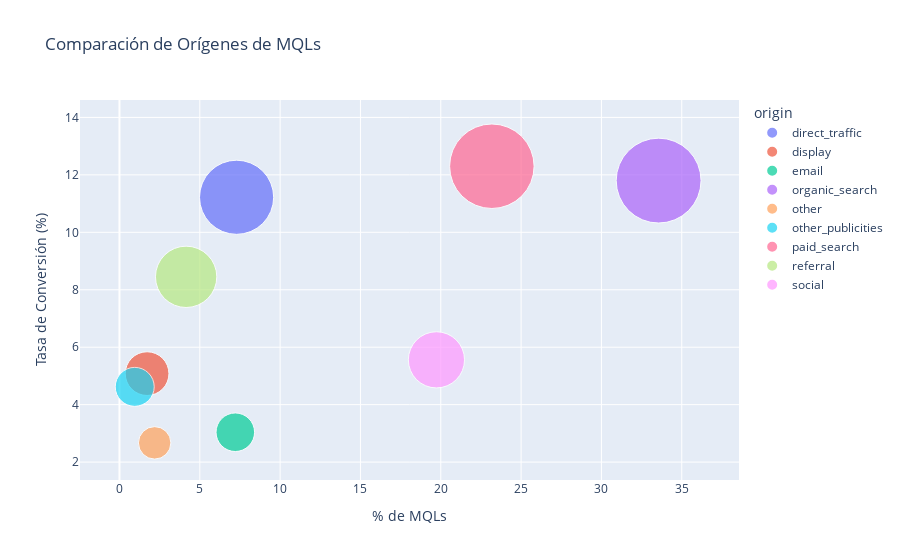

The notebook cell this image was saved under:
### Code cell
# Crear gráfico de burbujas
fig = px.scatter(
    origin_conversion,
    x="mql_percentage",           # Eje X
    y="conversion",               # Eje Y (conversion rate)
    size="weighted_conversion",                   # Tamaño de burbuja según cantidad de MQLs
    color="origin",               # Color por canal
    hover_name="origin",          # Mostrar nombre al pasar el mouse
    size_max=60,                  # Tamaño máximo de burbuja
    title="Comparación de Orígenes de MQLs",
    labels={
        "mql_percentage": "% de MQLs",
        "conversion": "Tasa de Conversión (%)"
    }
)

fig.show()

### Figure 1 — Plotly figure (JSON) as saved in the notebook; plotly's stock layout.template omitted (floating-point values rounded to 4 significant figures)
{"data": [{"hovertemplate": "<b>%{hovertext}</b><br><br>origin=direct_traffic<br>% de MQLs=%{x}<br>Tasa de Conversión (%)=%{y}<br>weighted_conversion=%{marker.size}<extra></extra>", "hovertext": ["direct_traffic"], "legendgroup": "direct_traffic", "marker": {"color": "#636efa", "size": [0.6972], "sizemode": "area", "sizeref": 0.0002537, "symbol": "circle"}, "mode": "markers", "name": "direct_traffic", "orientation": "v", "showlegend": true, "type": "scatter", "x": [7.29], "xaxis": "x", "y": [11.22], "yaxis": "y"}, {"hovertemplate": "<b>%{hovertext}</b><br><br>origin=display<br>% de MQLs=%{x}<br>Tasa de Conversión (%)=%{y}<br>weighted_conversion=%{marker.size}<extra></extra>", "hovertext": ["display"], "legendgroup": "display", "marker": {"color": "#EF553B", "size": [0.2426], "sizemode": "area", "sizeref": 0.0002537, "symbol": "circle"}, "mode": "markers", "name": "display", "orientation": "v", "showlegend": true, "type": "scatter", "x": [1.72], "xaxis": "x", "y": [5.08], "yaxis": "y"}, {"hovertemplate": "<b>%{hovertext}</b><br><br>origin=email<br>% de MQLs=%{x}<br>Tasa de Conversión (%)=%{y}<br>weighted_conversion=%{marker.size}<extra></extra>", "hovertext": ["email"], "legendgroup": "email", "marker": {"color": "#00cc96", "size": [0.1887], "sizemode": "area", "sizeref": 0.0002537, "symbol": "circle"}, "mode": "markers", "name": "email", "orientation": "v", "showlegend": true, "type": "scatter", "x": [7.21], "xaxis": "x", "y": [3.04], "yaxis": "y"}, {"hovertemplate": "<b>%{hovertext}</b><br><br>origin=organic_search<br>% de MQLs=%{x}<br>Tasa de Conversión (%)=%{y}<br>weighted_conversion=%{marker.size}<extra></extra>", "hovertext": ["organic_search"], "legendgroup": "organic_search", "marker": {"color": "#ab63fa", "size": [0.9134], "sizemode": "area", "sizeref": 0.0002537, "symbol": "circle"}, "mode": "markers", "name": "organic_search", "orientation": "v", "showlegend": true, "type": "scatter", "x": [33.56], "xaxis": "x", "y": [11.8], "yaxis": "y"}, {"hovertemplate": "<b>%{hovertext}</b><br><br>origin=other<br>% de MQLs=%{x}<br>Tasa de Conversión (%)=%{y}<br>weighted_conversion=%{marker.size}<extra></extra>", "hovertext": ["other"], "legendgroup": "other", "marker": {"color": "#FFA15A", "size": [0.1336], "sizemode": "area", "sizeref": 0.0002537, "symbol": "circle"}, "mode": "markers", "name": "other", "orientation": "v", "showlegend": true, "type": "scatter", "x": [2.19], "xaxis": "x", "y": [2.67], "yaxis": "y"}, {"hovertemplate": "<b>%{hovertext}</b><br><br>origin=other_publicities<br>% de MQLs=%{x}<br>Tasa de Conversión (%)=%{y}<br>weighted_conversion=%{marker.size}<extra></extra>", "hovertext": ["other_publicities"], "legendgroup": "other_publicities", "marker": {"color": "#19d3f3", "size": [0.1927], "sizemode": "area", "sizeref": 0.0002537, "symbol": "circle"}, "mode": "markers", "name": "other_publicities", "orientation": "v", "showlegend": true, "type": "scatter", "x": [0.95], "xaxis": "x", "y": [4.62], "yaxis": "y"}, {"hovertemplate": "<b>%{hovertext}</b><br><br>origin=paid_search<br>% de MQLs=%{x}<br>Tasa de Conversión (%)=%{y}<br>weighted_conversion=%{marker.size}<extra></extra>", "hovertext": ["paid_search"], "legendgroup": "paid_search", "marker": {"color": "#FF6692", "size": [0.906], "sizemode": "area", "sizeref": 0.0002537, "symbol": "circle"}, "mode": "markers", "name": "paid_search", "orientation": "v", "showlegend": true, "type": "scatter", "x": [23.18], "xaxis": "x", "y": [12.3], "yaxis": "y"}, {"hovertemplate": "<b>%{hovertext}</b><br><br>origin=referral<br>% de MQLs=%{x}<br>Tasa de Conversión (%)=%{y}<br>weighted_conversion=%{marker.size}<extra></extra>", "hovertext": ["referral"], "legendgroup": "referral", "marker": {"color": "#B6E880", "size": [0.4774], "sizemode": "area", "sizeref": 0.0002537, "symbol": "circle"}, "mode": "markers", "name": "referral", "orientation": "v", "showlegend": true, "type": "scatter", "x": [4.15], "xaxis": "x", "y": [8.45], "yaxis": "y"}, {"hovertemplate": "<b>%{hovertext}</b><br><br>origin=social<br>% de MQLs=%{x}<br>Tasa de Conversión (%)=%{y}<br>weighted_conversion=%{marker.size}<extra></extra>", "hovertext": ["social"], "legendgroup": "social", "marker": {"color": "#FF97FF", "size": [0.4004], "sizemode": "area", "sizeref": 0.0002537, "symbol": "circle"}, "mode": "markers", "name": "social", "orientation": "v", "showlegend": true, "type": "scatter", "x": [19.73], "xaxis": "x", "y": [5.56], "yaxis": "y"}], "layout": {"legend": {"itemsizing": "constant", "title": {"text": "origin"}, "tracegroupgap": 0}, "title": {"text": "Comparación de Orígenes de MQLs"}, "xaxis": {"anchor": "y", "domain": [0, 1], "title": {"text": "% de MQLs"}}, "yaxis": {"anchor": "x", "domain": [0, 1], "title": {"text": "Tasa de Conversión (%)"}}}}
